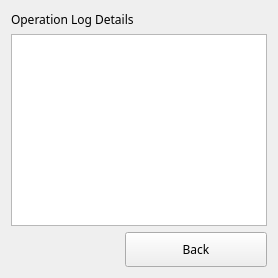
         <widget class="QWidget" name="pageLog">
          <property name="font">
           <font>
            <family>文泉驿等宽微米黑</family>
           </font>
          </property>
          <layout class="QVBoxLayout" name="verticalLayout_14">
           <item>
            <widget class="QLabel" name="labelOperatorDetails">
             <property name="font">
              <font>
               <family>文泉驿等宽微米黑</family>
              </font>
             </property>
             <property name="text">
              <string>Operation Log Details</string>
             </property>
            </widget>
           </item>
           <item>
            <layout class="QVBoxLayout" name="verticalLayout_11">
             <item>
              <widget class="QTableView" name="tableViewLog">
               <property name="font">
                <font>
                 <family>文泉驿等宽微米黑</family>
                </font>
               </property>
               <property name="horizontalScrollBarPolicy">
                <enum>Qt::ScrollBarAlwaysOff</enum>
               </property>
               <property name="editTriggers">
                <set>QAbstractItemView::NoEditTriggers</set>
               </property>
               <property name="tabKeyNavigation">
                <bool>false</bool>
               </property>
               <property name="showDropIndicator" stdset="0">
                <bool>false</bool>
               </property>
               <property name="dragDropOverwriteMode">
                <bool>false</bool>
               </property>
               <property name="selectionMode">
                <enum>QAbstractItemView::NoSelection</enum>
               </property>
               <property name="selectionBehavior">
                <enum>QAbstractItemView::SelectRows</enum>
               </property>
               <property name="cornerButtonEnabled">
                <bool>false</bool>
               </property>
              </widget>
             </item>
             <item>
              <layout class="QHBoxLayout" name="horizontalLayout_18">
               <item>
                <spacer name="horizontalSpacer_26">
                 <property name="orientation">
                  <enum>Qt::Horizontal</enum>
                 </property>
                 <property name="sizeHint" stdset="0">
                  <size>
                   <width>40</width>
                   <height>20</height>
                  </size>
                 </property>
                </spacer>
               </item>
               <item>
                <widget class="QPushButton" name="buttonOperatorLogBack">
                 <property name="minimumSize">
                  <size>
                   <width>142</width>
                   <height>35</height>
                  </size>
                 </property>
                 <property name="maximumSize">
                  <size>
                   <width>142</width>
                   <height>16777215</height>
                  </size>
                 </property>
                 <property name="focusPolicy">
                  <enum>Qt::NoFocus</enum>
                 </property>
                 <property name="text">
                  <string>Back</string>
                 </property>
                </widget>
               </item>
              </layout>
             </item>
            </layout>
           </item>
          </layout>
         </widget>
